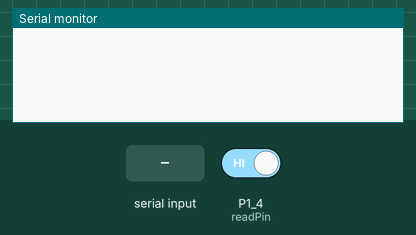
Simulated run of this sketch. Board: TI MSP430 LaunchPad. Shown: the last lines printed to the serial monitor. The inputs (shaded band) are chosen by the test bench; at power-on: P1_4 (readPin) HIGH.

Above: at 1.2 s.
1.3 s: P1_4 (readPin) driven LOW
At 2.1 s:
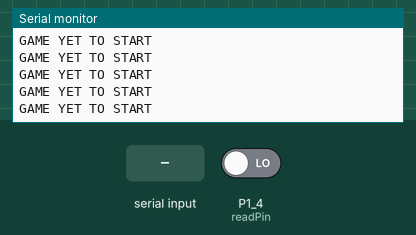
3.2 s: "1" received over Serial
At 3.73 s:
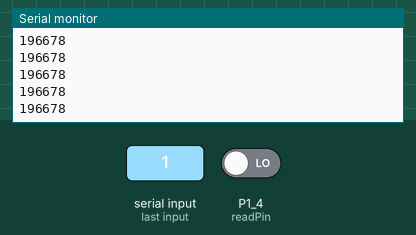
4.7 s: "2" received over Serial
At 5.2 s:
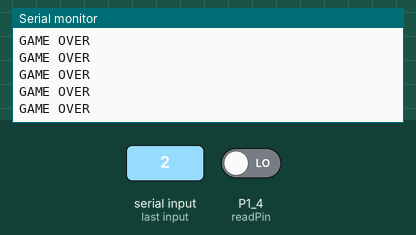

Measured:
- after the input at 1.3 s, the serial monitor: prints a new line at once (image 1)
- after the input at 3.2 s, the serial monitor: prints a new line at once (image 2)
- after the input at 4.7 s, the serial monitor: prints a new line at once (image 3)

The sketch:

IR_reciever.ino
```cpp
int j=0,sum=0, gameStatus=0, readPin=P1_4;;
void setup()
{
Serial.begin(9600);
pinMode(readPin, INPUT);

}

void loop()
{
  int c= Serial.read();
  if(c=='1'){
   Serial.println("Game starts now");
  gameStatus=1;
  }
  if(c=='2'){
    Serial.println("GAME OVER");
    gameStatus=2;}

 int a=digitalRead(readPin);
if(a==0){
 irDecode();
a=1;
}
}
void irDecode(){
  long int sum=0, j=1, poe=1;
  if (gameStatus==1){
    delay(2);
    for (int i=0; i<16; i++){
      j=digitalRead(readPin);
      delay(4);
      sum=sum+((!j)*poe);
      poe=1<<poe;
    }
     Serial.println(sum);
  }

  else if (gameStatus==0){
  Serial.println("GAME YET TO START");
}
else if(gameStatus==2)
Serial.println("GAME OVER");
}
```
